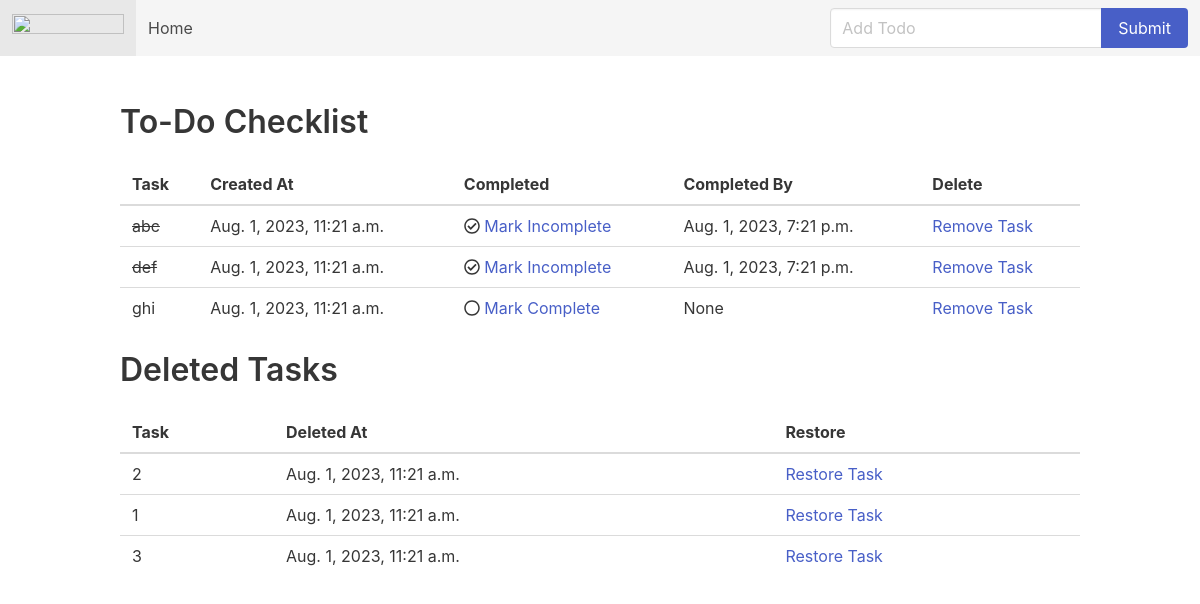
Before: / with the older database file.
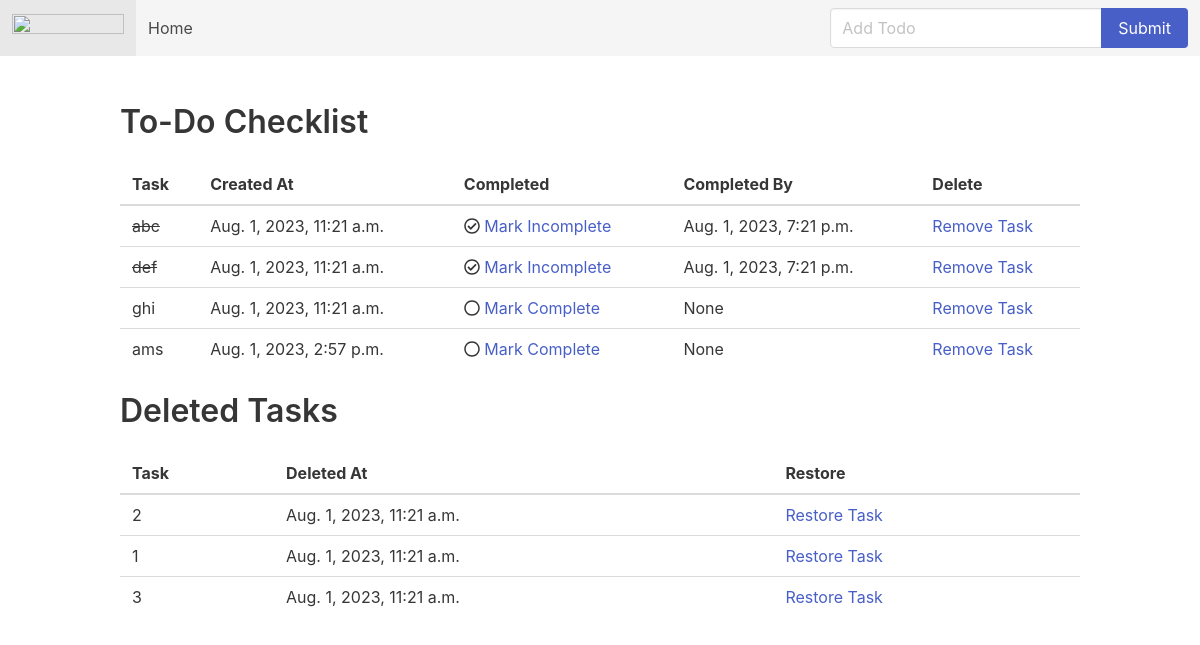
After: the same page with the newer database file.
### todo/models.py (models this page shows, shortened)
class Todo(models.Model):
    task = models.CharField(max_length=200)
    completed = models.BooleanField(default=False)
    creation_date = models.DateTimeField(blank=True, null=True,  auto_now_add=True)
    completion_date = models.DateTimeField(null=True, blank=True)

class DeletedTodo(models.Model):
    task = models.CharField(max_length=200)
    creation_date = models.DateTimeField(auto_now_add=True)
    deleted_at = models.DateTimeField(auto_now_add=True)

### todo/views.py (the view)
# urls.py: path("", home, name="home"),
def home(request):
    if request.method == 'POST':
        form = TodoForm(request.POST or None)
        if form.is_valid():
            form.save()
            todos = Todo.objects.all()
            deleted_todos = DeletedTodo.objects.all()  # Add this line
            messages.success(request, ('Task has been added!'))
            return render(request, 'home.html', {'todos': todos, 'deleted_todos': deleted_todos})  # Update this line
    else:
        todos = Todo.objects.all()
        deleted_todos = DeletedTodo.objects.all()  # Add this line
        return render(request, 'home.html', {'todos': todos, 'deleted_todos': deleted_todos})  # Update this line

### todo/Templates/home.html (shortened to what this page needs)
<!DOCTYPE html>
<html lang="en">
<head>
    <link rel="stylesheet" href="https://cdn.jsdelivr.net/npm/bulma@0.8.2/css/bulma.min.css">
</head>
<body>
    <nav class="navbar is-light" role="navigation" aria-label="main navigation">
        <div class="navbar-brand">
            <a class="navbar-item" href="https://bulma.io">
                <img src="https://bulma.io/images/bulma-logo.png" width="112" height="28">
            </a>
        </div>
        <div class="navbar-menu">
            <div class="navbar-start">
                <a class="navbar-item" href="/">
                    Home
                </a>
            </div>
            <div class="navbar-end">
                <div class="navbar-item">
                    <form method="POST">
                        <div class="field has-addons">
                            <div class="control">
                                <input name="task" class="input" type="text" placeholder="Add Todo">
                            </div>
                            <div class="control">
                                <button type="submit" class="button is-link">Submit</button>
                            </div>
                        </div>
                    </form>
                </div>
            </div>
        </div>
    </nav>
    <section class="section">
        <div class="container">
            <h1 class="title">
                To-Do Checklist
            </h1>
            <table class="table is-hoverable is-fullwidth">
                <thead>
                <tr>
                    <th>Task</th>
                    <th>Created At</th>
                    <th>Completed</th>
                    <th>Completed By</th>
                    <th>Delete</th>
                </tr>
                </thead>
                {% for todo in todos %}
                    <tr>
                        <td>
                            {% if todo.completed == True %}
                                <span style="text-decoration: line-through">{{ todo.task }}</span>
                            {% else %}
                                {{ todo.task }}
                            {% endif %}
                        </td>
                        <td>
                            {{ todo.creation_date }}
                        </td>
                        <td>
                            {% if todo.completed == True %}
                                <i class="far fa-check-circle"></i>
                                <a href="mark_incomplete/{{ todo.id }}/">Mark Incomplete</a>
                            {% else %}
                                <i class="far fa-circle"></i>
                                <a href="mark_complete/{{ todo.id }}/">Mark Complete</a>
                            {% endif %}
                        </td>
                        <td>
                            {{ todo.completion_date }}
                        </td>
                        <td>
                            <a href="delete/{{ todo.id }}/">Remove Task</a>
                        </td>
                    </tr>
                {% endfor %}
            </table>
            <h1 class="title">
                Deleted Tasks
            </h1>
            <table class="table is-hoverable is-fullwidth">
                <thead>
                <tr>
                    <th>Task</th>
                    <th>Deleted At</th>
                    <th>Restore</th>
                </tr>
                </thead>
                {% for todo in deleted_todos %}
                    <tr>
                        <td>{{ todo.task }}</td>
                        <td>{{ todo.deleted_at }}</td>
                        <td><a href="restore/{{ todo.id }}/">Restore Task</a></td>
                    </tr>
                {% endfor %}
            </table>
        </div>
    </section>
</body>
</html>

Changed rows visible on the page:
added Todo: task "ams", creation_date "Aug. 1, 2023, 2:57 p.m.", completion_date "None"
